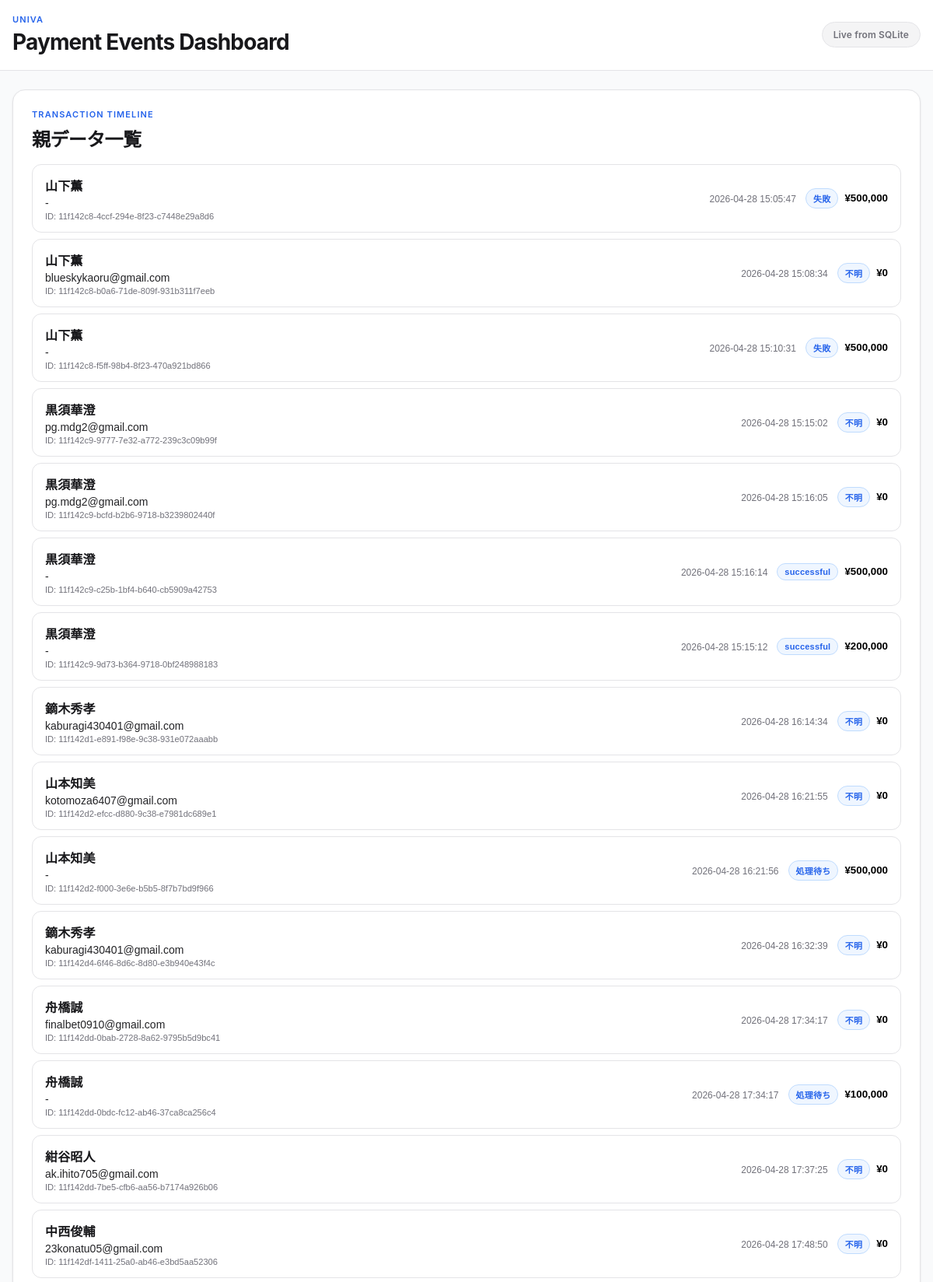
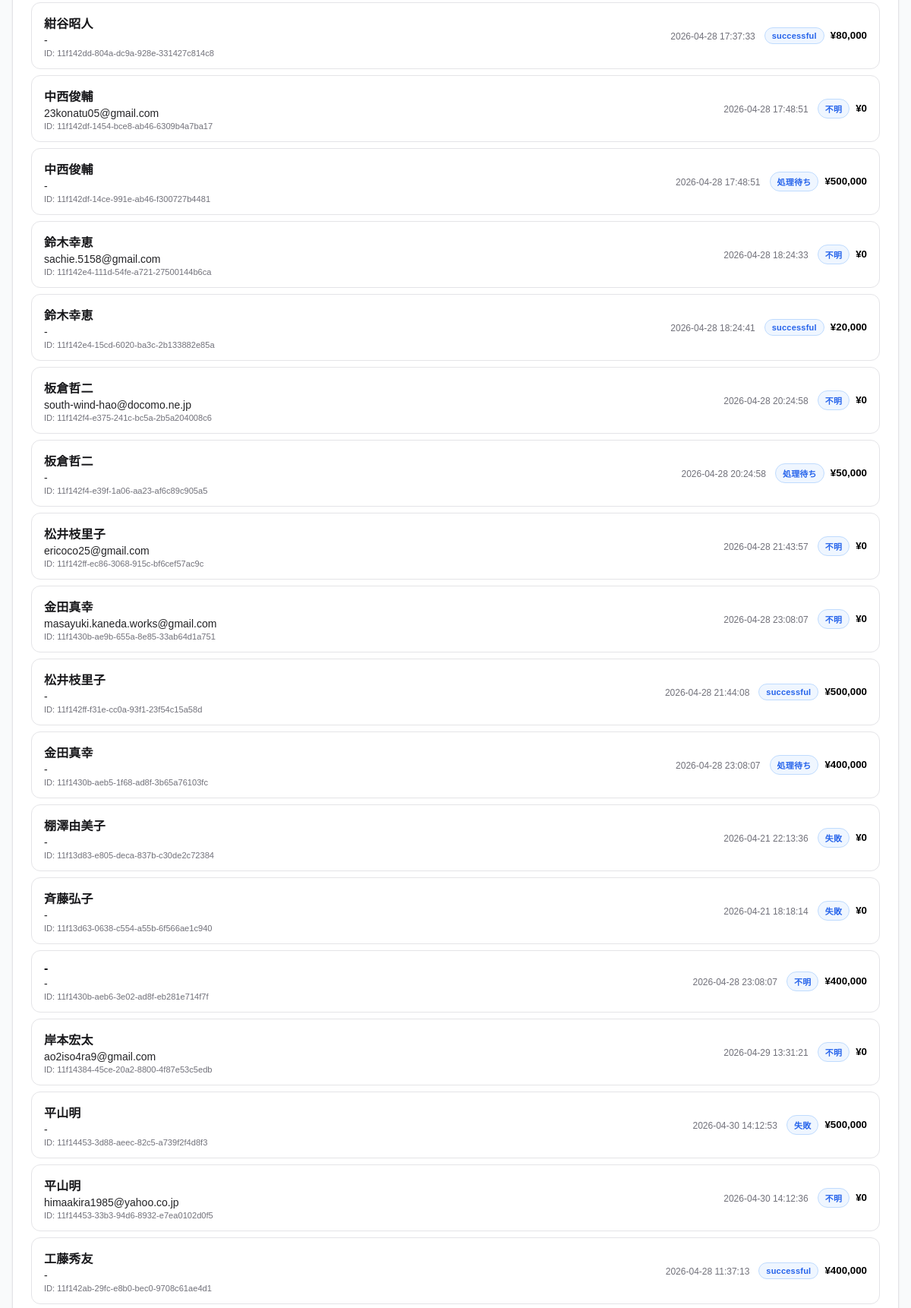
The page / (upper part) on the database its author committed (2 pictures, top to bottom).
### tables this page shows
CREATE TABLE transactions (
            transaction_id TEXT PRIMARY KEY,
            amount INTEGER,
            email TEXT,
            payer_name TEXT,
            current_status TEXT NOT NULL,
            first_seen_at TEXT NOT NULL,
            last_seen_at TEXT NOT NULL,
            last_event_at TEXT,
            created_at TEXT NOT NULL,
            updated_at TEXT NOT NULL
        );

### index.php (the view, shortened to what this page needs)
<?php
function h(?string $value): string
{
    return htmlspecialchars((string)$value, ENT_QUOTES, 'UTF-8');
}
function to_japanese_status(?string $status): ?string
{
    $normalized = strtolower(trim($status));
    $map = [
        'pending' => '処理待ち',
        'awaiting' => '処理待ち',
        'unverified' => '未確認',
        'verified' => '確認済み',
        'processing' => '処理中',
        'captured' => '売上確定',
        'succeeded' => '成功',
        'failed' => '失敗',
        'error' => 'エラー',
        'canceled' => 'キャンセル',
        'cancelled' => 'キャンセル',
        'refunded' => '返金済み',
        'chargeback' => 'チャージバック',
        'unknown' => '不明',
    ];
    return $map[$normalized] ?? $status;
}
$transactions = [];
$error = null;
try {
    $pdo = new PDO('sqlite:' . DB_FILE);
    $pdo->setAttribute(PDO::ATTR_ERRMODE, PDO::ERRMODE_EXCEPTION);
    $transactionsStmt = $pdo->query(
        'SELECT transaction_id, amount, email, payer_name, current_status, first_seen_at, last_seen_at, last_event_at
         FROM transactions
         ORDER BY last_seen_at DESC, first_seen_at DESC'
    );
    $transactions = $transactionsStmt->fetchAll(PDO::FETCH_ASSOC);
} catch (Throwable $e) {
    $error = 'DBの読み込みに失敗しました。';
}
include __DIR__ . '/header.php';
?>
<section class="panel table-panel">
    <p class="eyebrow">Transaction Timeline</p>
    <h2 class="section-title">親データ一覧</h2>
    <?php if ($error !== null): ?>
        <p class="empty"><?= h($error) ?></p>
    <?php elseif (count($transactions) === 0): ?>
        <p class="empty">表示できるデータがありません。</p>
    <?php else: ?>
        <ul class="tx-list" aria-label="transactions">
            <?php foreach ($transactions as $tx): ?>
                <li class="tx-item">
                    <button class="tx-parent" type="button" aria-expanded="false">
                        <span class="tx-main">
                            <strong class="tx-name"><?= h($tx['payer_name'] ?? '-') ?></strong>
                            <small class="tx-email"><?= h($tx['email'] ?? '-') ?></small>
                            <small class="tx-id">ID: <?= h($tx['transaction_id']) ?></small>
                        </span>
                        <span class="tx-meta">
                            <small class="tx-event-date"><?= h($tx['last_event_at'] ?: $tx['last_seen_at']) ?></small>
                            <em class="status status-<?= h((string)$tx['current_status']) ?>"><?= h(to_japanese_status($tx['current_status']) ?? '不明') ?></em>
                            <b>¥<?= number_format((int)($tx['amount'] ?? 0)) ?></b>
                        </span>
                    </button>
                </li>
            <?php endforeach; ?>
        </ul>
    <?php endif; ?>
</section>
<?php include __DIR__ . '/footer.php';

### header.php (shortened to what this page needs)
<!doctype html>
<html lang="ja">
<head>
    <link rel="stylesheet" href="style/style.css?v=<?= time() ?>">
</head>
<body>
<div class="app-shell">
    <header class="site-header">
        <div class="container header-inner">
            <div>
                <p class="eyebrow">Univa</p>
                <h1 class="site-title">Payment Events Dashboard</h1>
            </div>
            <span class="header-badge">Live from SQLite</span>
        </div>
    </header>
    <main class="main-content">

### footer.php (shortened to what this page needs)
    </main>
</div>
</body>
</html>

### style/style.css (style rules this page uses)
:root { --bg: #f9fafb; --panel: #ffffff; --panel-soft: #f4f4f5; --line: #e4e4e7; --line-strong: #d4d4d8; --text: #18181b; --muted: #71717a; --accent: #2563eb; --accent-soft: #eff6ff; --accent-border: #bfdbfe; --shadow-sm: 0 1px 2px rgba(0, 0, 0, 0.04); --shadow: 0 1px 3px rgba(0, 0, 0, 0.06), 0 1px 2px rgba(0, 0, 0, 0.04); --shadow-md: 0 4px 12px rgba(0, 0, 0, 0.06); --radius-sm: 8px; --radius: 12px; --radius-lg: 16px; }
* { box-sizing: border-box; }
body { margin: 0; font-family: -apple-system, BlinkMacSystemFont, "Segoe UI", "Hiragino Sans", "Hiragino Kaku Gothic ProN", "Yu Gothic", Meiryo, sans-serif; color: var(--text); background: var(--bg); -webkit-font-smoothing: antialiased; }
.container { width: min(1200px, calc(100% - 32px)); margin: 0 auto; }
.app-shell { min-height: 100vh; display: flex; flex-direction: column; }
.site-header { background: rgba(255, 255, 255, 0.9); backdrop-filter: blur(12px); -webkit-backdrop-filter: blur(12px); border-bottom: 1px solid var(--line); position: sticky; top: 0; z-index: 10; }
.header-inner { display: flex; justify-content: space-between; align-items: center; gap: 16px; padding: 18px 0; }
.eyebrow { margin: 0 0 6px; color: var(--accent); font-size: 11px; font-weight: 600; letter-spacing: 0.1em; text-transform: uppercase; }
.site-title { margin: 0; font-size: clamp(20px, 2.6vw, 28px); font-weight: 700; letter-spacing: -0.03em; line-height: 1.2; }
.header-badge { background: var(--panel-soft); color: var(--muted); border: 1px solid var(--line); padding: 8px 14px; border-radius: 999px; font-size: 12px; font-weight: 600; white-space: nowrap; letter-spacing: 0.01em; }
.main-content { width: min(1200px, calc(100% - 32px)); padding: 24px 0 48px; flex: 1; margin: auto; }
.panel { background: var(--panel); border: 1px solid var(--line); border-radius: var(--radius-lg); box-shadow: var(--shadow); margin-bottom: 16px; }
.search-panel, .table-panel, .message-panel, .summary-panel { padding: 24px; }
.section-title { margin: 0 0 16px; font-size: clamp(18px, 2vw, 24px); font-weight: 700; letter-spacing: -0.025em; }
.tx-list, .tx-children ul { list-style: none; margin: 0; padding: 0; }
.tx-item { border: 1px solid var(--line); border-radius: var(--radius); margin-bottom: 8px; background: var(--panel); overflow: hidden; transition: border-color 0.15s ease; }
.tx-parent { width: 100%; border: 0; background: transparent; padding: 14px 16px; display: flex; justify-content: space-between; align-items: center; gap: 12px; cursor: pointer; text-align: left; }
.tx-parent small { display: block; margin-top: 3px; }
.tx-main { min-width: 0; }
.tx-name { display: block; font-size: 16px; font-weight: 800; color: var(--text); letter-spacing: 0.01em; }
.tx-email { display: block; font-size: 14px; color: var(--text); opacity: 0.95; }
.tx-id { display: block; color: var(--muted); }
.tx-event-date { color: var(--muted); font-size: 12px; margin-right: 4px; }
.tx-meta { display: flex; align-items: center; gap: 8px; }
.status { display: inline-flex; font-style: normal; font-size: 11px; font-weight: 600; padding: 4px 9px; border-radius: 999px; background: var(--accent-soft); color: var(--accent); border: 1px solid var(--accent-border); letter-spacing: 0.02em; }

### rows shown on the page
transactions: payer_name "山下薫", email "-", transaction_id "11f142c8-4ccf-294e-8f23-c7448e29a8d6", last_event_at "2026-04-28 15:05:47", current_status "失敗", amount "500,000"
transactions: payer_name "山下薫", email "blueskykaoru@gmail.com", transaction_id "11f142c8-b0a6-71de-809f-931b311f7eeb", last_event_at "2026-04-28 15:08:34", current_status "不明", amount "0"
transactions: payer_name "山下薫", email "-", transaction_id "11f142c8-f5ff-98b4-8f23-470a921bd866", last_event_at "2026-04-28 15:10:31", current_status "失敗", amount "500,000"
transactions: payer_name "黒須華澄", email "pg.mdg2@gmail.com", transaction_id "11f142c9-9777-7e32-a772-239c3c09b99f", last_event_at "2026-04-28 15:15:02", current_status "不明", amount "0"
transactions: payer_name "黒須華澄", email "pg.mdg2@gmail.com", transaction_id "11f142c9-bcfd-b2b6-9718-b3239802440f", last_event_at "2026-04-28 15:16:05", current_status "不明", amount "0"
transactions: payer_name "黒須華澄", email "-", transaction_id "11f142c9-c25b-1bf4-b640-cb5909a42753", last_event_at "2026-04-28 15:16:14", current_status "successful", amount "500,000"
transactions: payer_name "黒須華澄", email "-", transaction_id "11f142c9-9d73-b364-9718-0bf248988183", last_event_at "2026-04-28 15:15:12", current_status "successful", amount "200,000"
transactions: payer_name "鏑木秀孝", email "kaburagi430401@gmail.com", transaction_id "11f142d1-e891-f98e-9c38-931e072aaabb", last_event_at "2026-04-28 16:14:34", current_status "不明", amount "0"
transactions: payer_name "山本知美", email "kotomoza6407@gmail.com", transaction_id "11f142d2-efcc-d880-9c38-e7981dc689e1", last_event_at "2026-04-28 16:21:55", current_status "不明", amount "0"
transactions: payer_name "山本知美", email "-", transaction_id "11f142d2-f000-3e6e-b5b5-8f7b7bd9f966", last_event_at "2026-04-28 16:21:56", current_status "処理待ち", amount "500,000"
transactions: payer_name "鏑木秀孝", email "kaburagi430401@gmail.com", transaction_id "11f142d4-6f46-8d6c-8d80-e3b940e43f4c", last_event_at "2026-04-28 16:32:39", current_status "不明", amount "0"
transactions: payer_name "舟橋誠", email "finalbet0910@gmail.com", transaction_id "11f142dd-0bab-2728-8a62-9795b5d9bc41", last_event_at "2026-04-28 17:34:17", current_status "不明", amount "0"
transactions: payer_name "舟橋誠", email "-", transaction_id "11f142dd-0bdc-fc12-ab46-37ca8ca256c4", last_event_at "2026-04-28 17:34:17", current_status "処理待ち", amount "100,000"
transactions: payer_name "紺谷昭人", email "ak.ihito705@gmail.com", transaction_id "11f142dd-7be5-cfb6-aa56-b7174a926b06", last_event_at "2026-04-28 17:37:25", current_status "不明", amount "0"
transactions: payer_name "中西俊輔", email "23konatu05@gmail.com", transaction_id "11f142df-1411-25a0-ab46-e3bd5aa52306", last_event_at "2026-04-28 17:48:50", current_status "不明", amount "0"
transactions: payer_name "紺谷昭人", email "-", transaction_id "11f142dd-804a-dc9a-928e-331427c814c8", last_event_at "2026-04-28 17:37:33", current_status "successful", amount "80,000"
transactions: payer_name "中西俊輔", email "23konatu05@gmail.com", transaction_id "11f142df-1454-bce8-ab46-6309b4a7ba17", last_event_at "2026-04-28 17:48:51", current_status "不明", amount "0"
transactions: payer_name "中西俊輔", email "-", transaction_id "11f142df-14ce-991e-ab46-f300727b4481", last_event_at "2026-04-28 17:48:51", current_status "処理待ち", amount "500,000"
transactions: payer_name "鈴木幸恵", email "sachie.5158@gmail.com", transaction_id "11f142e4-111d-54fe-a721-27500144b6ca", last_event_at "2026-04-28 18:24:33", current_status "不明", amount "0"
transactions: payer_name "鈴木幸恵", email "-", transaction_id "11f142e4-15cd-6020-ba3c-2b133882e85a", last_event_at "2026-04-28 18:24:41", current_status "successful", amount "20,000"
transactions: payer_name "板倉哲二", email "south-wind-hao@docomo.ne.jp", transaction_id "11f142f4-e375-241c-bc5a-2b5a204008c6", last_event_at "2026-04-28 20:24:58", current_status "不明", amount "0"
transactions: payer_name "板倉哲二", email "-", transaction_id "11f142f4-e39f-1a06-aa23-af6c89c905a5", last_event_at "2026-04-28 20:24:58", current_status "処理待ち", amount "50,000"
transactions: payer_name "松井枝里子", email "ericoco25@gmail.com", transaction_id "11f142ff-ec86-3068-915c-bf6cef57ac9c", last_event_at "2026-04-28 21:43:57", current_status "不明", amount "0"
transactions: payer_name "金田真幸", email "masayuki.kaneda.works@gmail.com", transaction_id "11f1430b-ae9b-655a-8e85-33ab64d1a751", last_event_at "2026-04-28 23:08:07", current_status "不明", amount "0"
transactions: payer_name "松井枝里子", email "-", transaction_id "11f142ff-f31e-cc0a-93f1-23f54c15a58d", last_event_at "2026-04-28 21:44:08", current_status "successful", amount "500,000"
transactions: payer_name "金田真幸", email "-", transaction_id "11f1430b-aeb5-1f68-ad8f-3b65a76103fc", last_event_at "2026-04-28 23:08:07", current_status "処理待ち", amount "400,000"
transactions: payer_name "棚澤由美子", email "-", transaction_id "11f13d83-e805-deca-837b-c30de2c72384", last_event_at "2026-04-21 22:13:36", current_status "失敗", amount "0"
transactions: payer_name "斉藤弘子", email "-", transaction_id "11f13d63-0638-c554-a55b-6f566ae1c940", last_event_at "2026-04-21 18:18:14", current_status "失敗", amount "0"
transactions: payer_name "-", email "-", transaction_id "11f1430b-aeb6-3e02-ad8f-eb281e714f7f", last_event_at "2026-04-28 23:08:07", current_status "不明", amount "400,000"
transactions: payer_name "岸本宏太", email "ao2iso4ra9@gmail.com", transaction_id "11f14384-45ce-20a2-8800-4f87e53c5edb", last_event_at "2026-04-29 13:31:21", current_status "不明", amount "0"
transactions: payer_name "平山明", email "-", transaction_id "11f14453-3d88-aeec-82c5-a739f2f4d8f3", last_event_at "2026-04-30 14:12:53", current_status "失敗", amount "500,000"
transactions: payer_name "平山明", email "himaakira1985@yahoo.co.jp", transaction_id "11f14453-33b3-94d6-8932-e7ea0102d0f5", last_event_at "2026-04-30 14:12:36", current_status "不明", amount "0"
transactions: payer_name "工藤秀友", email "-", transaction_id "11f142ab-29fc-e8b0-bec0-9708c61ae4d1", last_event_at "2026-04-28 11:37:13", current_status "successful", amount "400,000"
